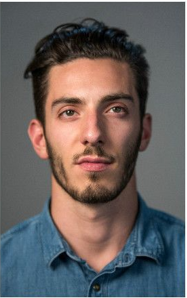
#> input picture person.jpg, 187 x 298 px
$ python Detection.py
#> lines starting #> are read from the running program, lines starting #| are printed output that depends on the picture; after the words box and inside, x2 and y2 are one past the last pixel; in counts of white or black regions, pixels touching at a corner belong together
import cv2
import matplotlib.pyplot as plt

"""
Detection - Nesne Tespiti Nedir?
- Görüntüdeki nesnelerin konumlarını (bounding box) ve sınıflarını belirler.
- Classification'dan farkı, nesnenin hangi bölgede olduğunu da bulur.
- Yüz tespiti, araç tespiti gibi uygulamalarda kullanılır.

Haar Cascade Algoritması:
- Görüntüyü küçük pencerelere böler.
- Her pencerede Haar özelliklerini hesaplar (örneğin, kenar, çizgi farkları).
- AdaBoost ile eğitilmiş güçlü zayıf sınıflandırıcılar kullanır.
- scaleFactor: Pencere ölçeğinin her adımda ne kadar küçüleceği.
- minNeighbors: Pozitif pencerelerin sayısı (gürültüyü azaltır).
"""

# Haar cascade xml dosyasını yükle
face_cascade = cv2.CascadeClassifier(cv2.data.haarcascades + 'haarcascade_frontalface_default.xml')

# Örnek resim yükleme
img = cv2.imread('person.jpg')
#> img is the input picture: shape (298, 187, 3); mean B, G, R 95.8, 96.7, 102.8
if img is None:
    print("Dosya bulunamadı! Lütfen tekrar kontrol ediniz.")
    exit()

# Gri tonlamaya çevirme: Haar Cascade gri görüntüde çalışır
gray = cv2.cvtColor(img, cv2.COLOR_BGR2GRAY)
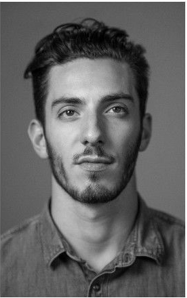
#> gray: shape (298, 187); min 0, max 255, mean 98.4

# Yüzleri tespit etme
faces = face_cascade.detectMultiScale(
    gray,
    scaleFactor=1.1,   # Pencere boyutunu %10 küçülterek tarar
    minNeighbors=10    # En az olması gereken komşuların sayısını belirleme yapılır.Komşu sayısına göre tespit edilen yüz sayısı değişebilir.
)
#> faces = [[31, 63, 123, 123]]

print(f"Tespit edilen yüz sayısı: {len(faces)}")
#| Tespit edilen yüz sayısı: 1

# Tespit edilen yüzleri dikdörtgen içine al
for (x, y, w, h) in faces:
    cv2.rectangle(img, (x,y), (x+w, y+h), (0, 0, 255), 2)  # Kırmızı kutu
#> this loop made 1 pass
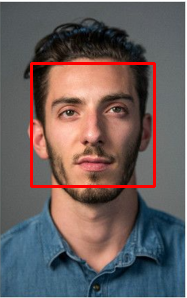
#> img: shape (298, 187, 3); 2.64% of pixels changed, all inside (x1, y1, x2, y2) = (30, 62, 156, 188)

# Görüntüyü RGB formatına çevir (Matplotlib BGR desteklemez)
img_rgb = cv2.cvtColor(img, cv2.COLOR_BGR2RGB)

plt.imshow(img_rgb)
plt.title("Haar Cascade ile Yüz Tespiti")
plt.axis('off')
plt.show()
